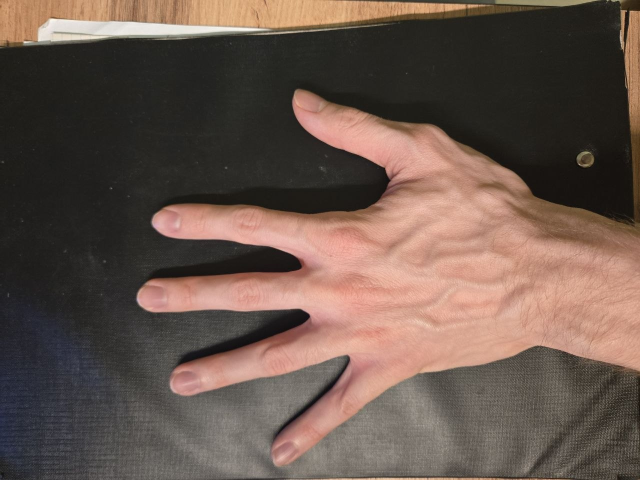
#> input picture seminars/seminar_06/data/hand_1.jpg, 1280 x 960 px, found by its file name (shown at 1/2 size); its folder holds only this picture in this run
$ jupyter execute --allow-errors Seminar_6.ipynb   (older library calls are emulated)
#> lines starting #> are read from the running program, lines starting #| are printed output that depends on the picture; after the words box and inside, x2 and y2 are one past the last pixel; in counts of white or black regions, pixels touching at a corner belong together
# Семинар 6 - Классические алгоритмы сегментации изображения и обнаружения объектов

**Данный семинар содержит ДЗ**

***

[cell 1]
import random as rng

import cv2
import numpy as np
import matplotlib.pyplot as plt

rng.seed(12345)

[cell 2]
# !mkdir -p data
# !wget https://github.com/opencv/opencv/raw/4.x/samples/data/cards.png -O data/cards.png

# Image Segmentation with Distance Transform and Watershed Algorithm

Источник - https://docs.opencv.org/3.4/d2/dbd/tutorial_distance_transform.html

В этом семинаре вы узнаете, как:

- Использовать `cv2.filter2D`, чтобы выполнить фильтрацию Лапласа для повышения резкости изображения.
- Использовать `cv2.distanceTransform`, чтобы получить производное представление двоичного изображения, где значение каждого пикселя заменяется его расстоянием до ближайшего пикселя фона.
- Использовать `cv2.watershed`, чтобы изолировать объекты на изображении от фона.

#> (a cell that did not finish here is left out)

#> (a cell that did not finish here is left out)

[cell 5]
# Create a kernel that we will use to sharpen our image
# an approximation of second derivative, a quite strong kernel
kernel = np.array(
    [[  1,  1,  1],
     [  1, -8,  1],
     [  1,  1,  1]], dtype=np.float32)
#> kernel = [[1, 1, 1], [1, -8, 1], [1, 1, 1]]
# do the laplacian filtering as it is
# well, we need to convert everything in something more deeper then CV_8U
# because the kernel has some negative values,
# and we can expect in general to have a Laplacian image with negative values
# BUT a 8bits unsigned int (the one we are working with) can contain values from 0 to 255
# so the possible negative number will be truncated
#> (the rest of this cell did not finish here and is left out)

### Бинаризация изображения

#> (a cell that did not finish here is left out)

### Distance transform

#> (a cell that did not finish here is left out)

#> (a cell that did not finish here is left out)

#> (a cell that did not finish here is left out)

### Алгоритм Watershed

#> (a cell that did not finish here is left out)

#> (a cell that did not finish here is left out)

# Домашнее задание: подсчет количества пальцев

**Это оцениваемое ДЗ**

Вам предлагается реализовать алгоритм, подсчитывающий количество пальцев.

Один из возможных вариантов решения:
- Получить бинаризованное изображение и найти контур руки;
- Построить выпуклый контур функцией `cv2.convexHull` - https://docs.opencv.org/3.4/d7/d1d/tutorial_hull.html
- Найти дефекты выпуклости контура функцией [`cv2.convexityDefects`](https://docs.opencv.org/3.4/d3/dc0/group__imgproc__shape.html#gada4437098113fd8683c932e0567f47ba)
- После некоторой фильтрации дефектов, их число будет напрямую коррелировать с числом пальцев.

**Требования:**
1. Продемонстрируйте работоспособность алгоритма на любом числе пальцев (от 0 до 5).
2. Используйте фото своей руки для демонстрации (предложенное фото лишь для отладки).

#> (a cell that did not finish here is left out)

[cell 13]
import math

def count_fingers(image_path):
    img = cv2.imread(image_path)
#> img is the input picture: shape (960, 1280, 3); mean B, G, R 77, 86.2, 104.5

    h, w = img.shape[:2]
#> h = 960; w = 1280
    img = img[50 : h-50, 100 : w-100]
#> img: shape (860, 1080, 3)

    img_draw = img.copy()

    hsv = cv2.cvtColor(img, cv2.COLOR_BGR2HSV)
#> hsv: shape (860, 1080, 3); mean H, S, V 22.4, 53, 107.3
    lower_skin = np.array([0, 50, 86])
    upper_skin = np.array([20, 255, 255])
    mask = cv2.inRange(hsv, lower_skin, upper_skin)
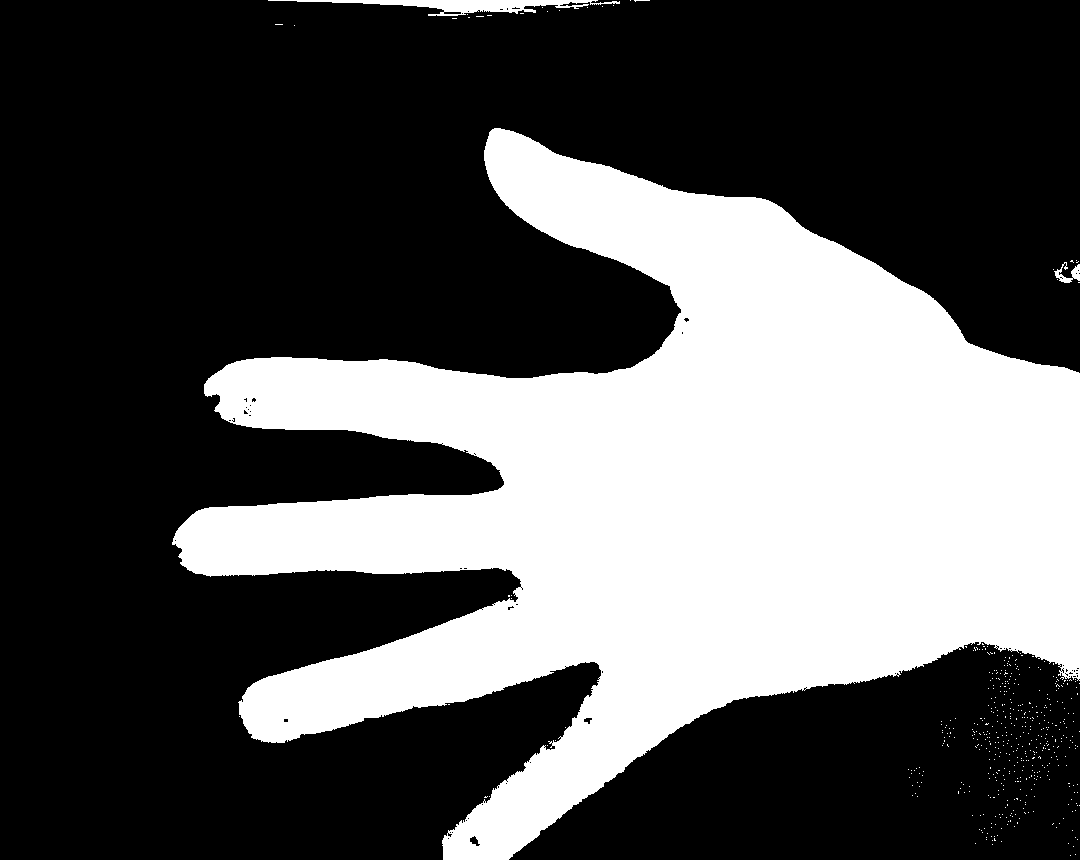
#> mask: shape (860, 1080); 34.1% white; 501 white regions (498 under 20 px), largest, box (x1, y1, x2, y2) and area: (172, 128, 1080, 860) 313532, (268, 0, 620, 16) 2179, (1054, 262, 1080, 283) 236

    kernel = cv2.getStructuringElement(cv2.MORPH_ELLIPSE, (5, 5))
    mask = cv2.morphologyEx(mask, cv2.MORPH_OPEN, kernel)
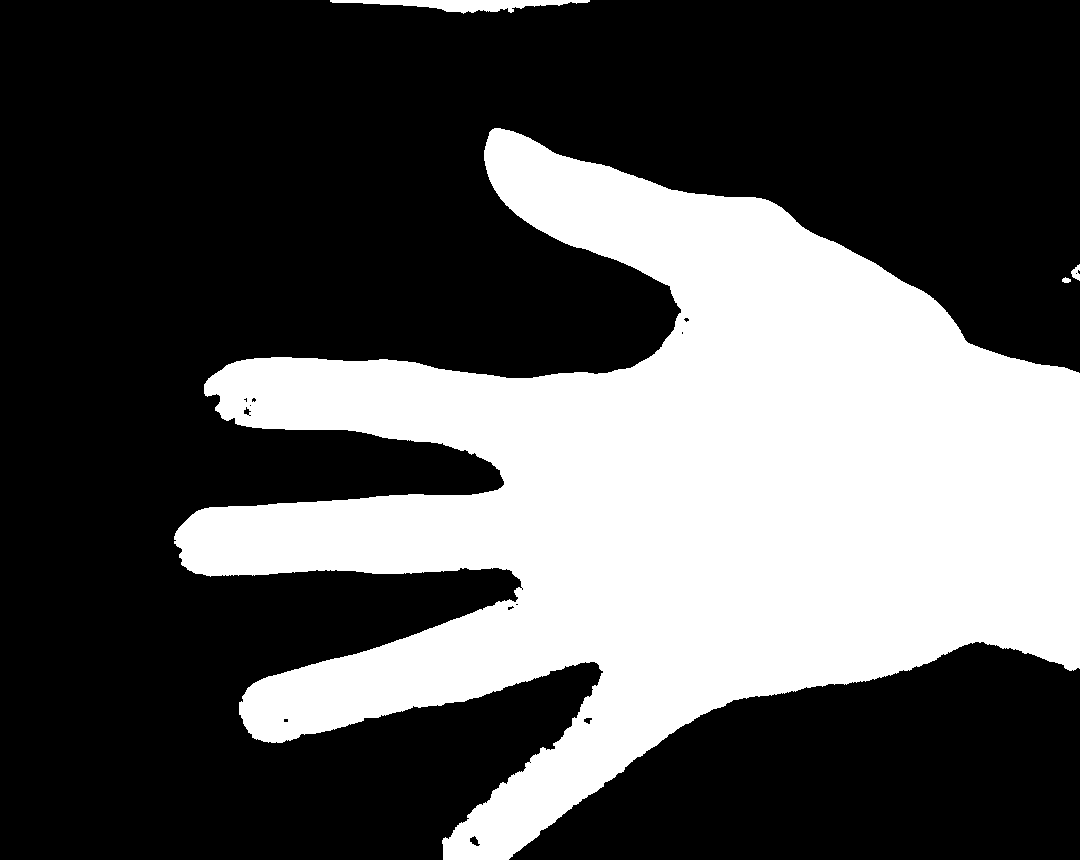
#> mask: shape (860, 1080); 33.9% white; 4 white regions, box (x1, y1, x2, y2) and area: (174, 128, 1080, 860) 312966, (330, 0, 590, 14) 1767, (1071, 264, 1080, 281) 92, (1062, 277, 1071, 283) 39
    mask = cv2.morphologyEx(mask, cv2.MORPH_CLOSE, kernel)
#> mask: shape (860, 1080); 33.9% white; 3 white regions

    contours, _ = cv2.findContours(mask, cv2.RETR_EXTERNAL, cv2.CHAIN_APPROX_SIMPLE)
#> contours = 3 contours; box (x1, y1, x2, y2) and area: (174, 128, 1080, 860) 311070, (330, 0, 590, 14) 1516, (1062, 264, 1080, 283) 110

    max_area = 0
    cnt = None
    for i in range(len(contours)):
        area = cv2.contourArea(contours[i])
        if area > max_area:
            max_area = area
            cnt = contours[i]
#> this loop made 3 passes
#> (area, max_area) on passes 1 to 2: (109.5, 109.5), (311069.5, 311069.5)
#> area on pass 3: 1515.5
#> after the loop, cnt = contour of 2108 points, box (x1, y1, x2, y2) (174, 128, 1080, 860), area 311070; max_area = 311069.5

    hull_indices = cv2.convexHull(cnt, returnPoints=False)
#> hull_indices = 23 values, max 2107 at index 0, min 0 at index 22, mean 1173.3
    hull_points = cv2.convexHull(cnt, returnPoints=True)
#> hull_points = contour of 23 points, box (x1, y1, x2, y2) (174, 128, 1080, 860), area 473524

    cv2.drawContours(img_draw, [cnt], -1, (0, 255, 0), 2)
    cv2.drawContours(img_draw, [hull_points], -1, (255, 0, 0), 2)
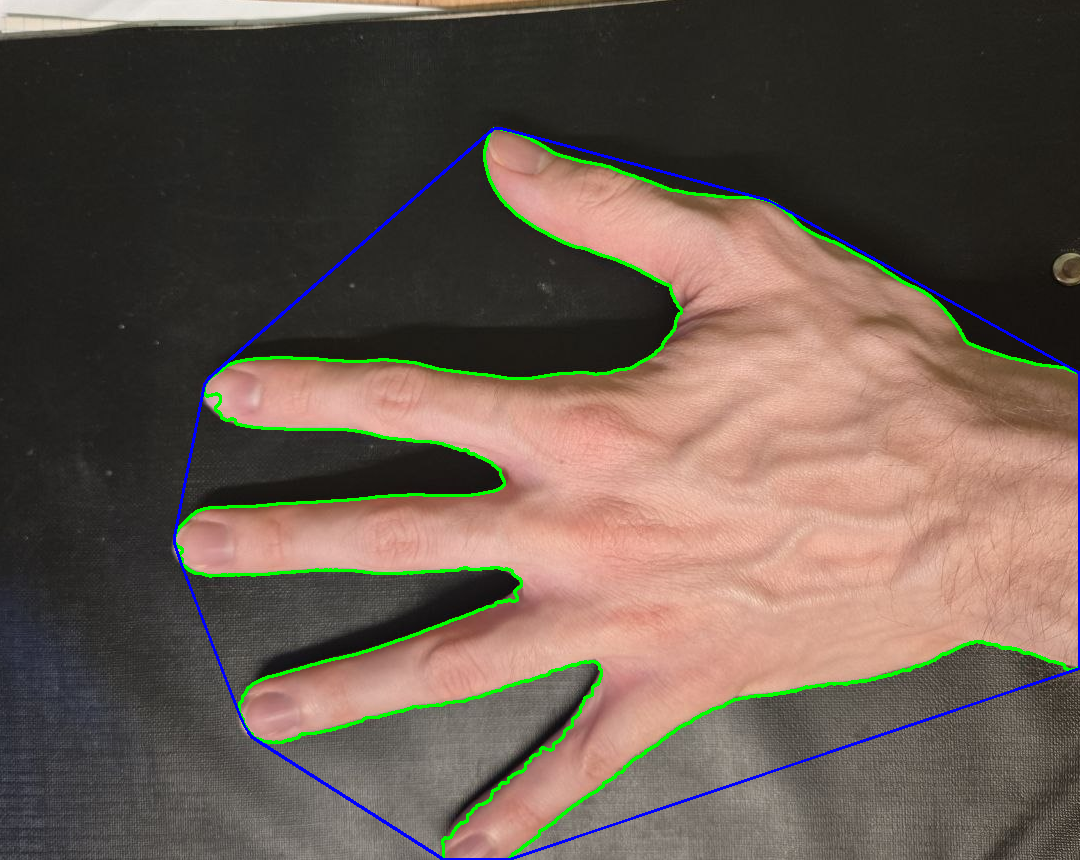
#> img_draw: shape (860, 1080, 3); mean B, G, R 79.6, 89.8, 104.7

    defects = cv2.convexityDefects(cnt, hull_indices)
#> defects = 18 rows, first 6: [0, 2, 1, 114], [2, 339, 214, 70651], [339, 343, 340, 142], [343, 548, 487, 80303], [549, 565, 557, 1457], [565, 899, 691, 79613]

    count_defects = 0

    if defects is not None:
        for i in range(defects.shape[0]):
            s, e, f, d = defects[i, 0]

            x1, y1 = cnt[s][0]
            x2, y2 = cnt[e][0]
            x0, y0 = cnt[f][0]

            a = math.sqrt((x2 - x1)**2 + (y2 - y1)**2)
            b = math.sqrt((x0 - x1)**2 + (y0 - y1)**2)
            c = math.sqrt((x2 - x0)**2 + (y2 - y0)**2)

            try:
                angle = math.acos((b**2 + c**2 - a**2) / (2 * b * c)) * 180 / math.pi
                if angle <= 90 and d > 10000:
                    count_defects += 1
                    cv2.circle(img_draw, (x0, y0), 8, (0, 0, 255), -1)
            except ValueError:
                pass
            except ZeroDivisionError:
                pass
#> this loop made 18 passes
#> (s, e, f, d, x1, y1, x2, y2) on passes 1 to 12: (0, 2, 1, 114, 494, 128, 492, 129), (2, 339, 214, 70651, 492, 129, 208, 378), (339, 343, 340, 142, 208, 378, 204, 384), (343, 548, 487, 80303, 204, 384, 174, 536), (549, 565, 557, 1457, 174, 543, 181, 564), (565, 899, 691, 79613, 181, 564, 239, 714), (899, 904, 903, 416, 239, 714, 243, 723), (904, 906, 905, 114, 243, 723, 244, 725), (906, 910, 909, 254, 244, 725, 248, 732), (910, 915, 914, 480, 248, 732, 252, 737), (915, 1300, 1123, 63586, 252, 737, 443, 859), (1301, 1759, 1486, 20537, 509, 859, 1079, 668)
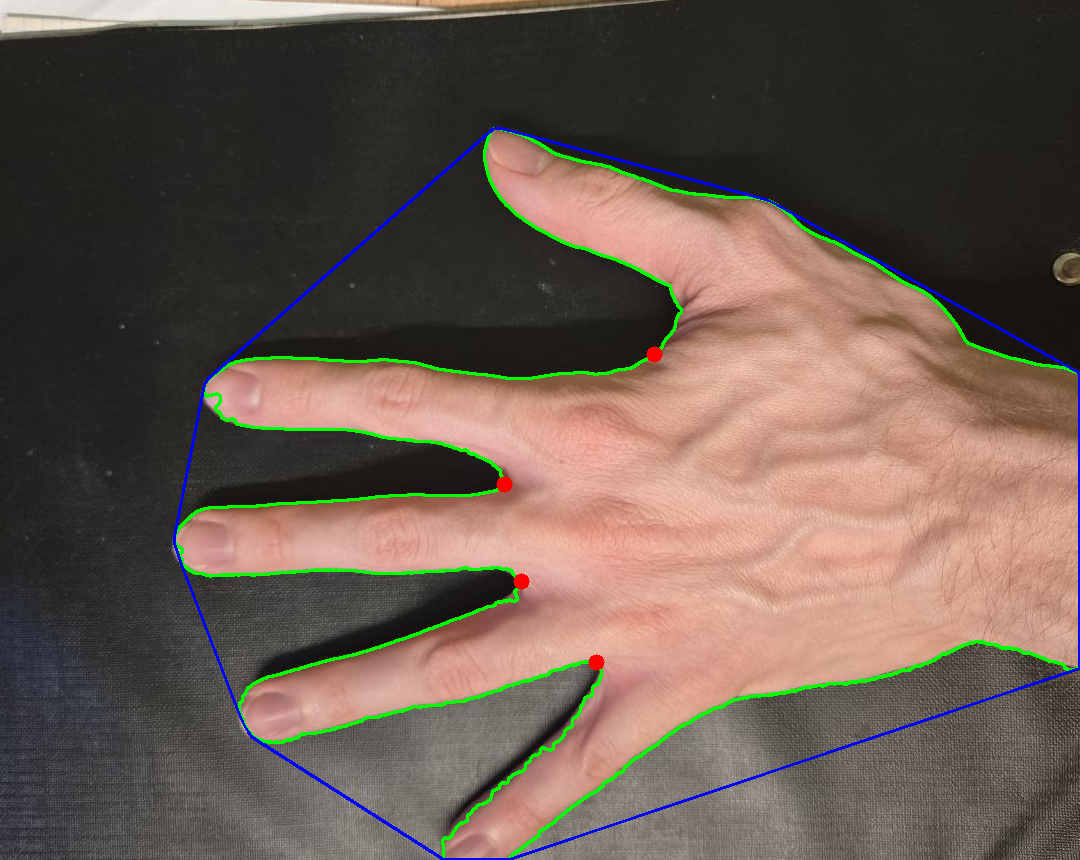
#> img_draw: shape (860, 1080, 3); 0.08% of pixels changed, all inside (x1, y1, x2, y2) = (496, 346, 663, 671)
#> after the loop, count_defects = 4

    fingers = 0

    if count_defects > 0:
        fingers = count_defects + 1
#> fingers = 5
    else:
        area = cv2.contourArea(cnt)
        hull_area = cv2.contourArea(hull_points)

        ratio = 0
        if hull_area != 0:
            ratio = area / hull_area

        if ratio > 0.84:
            fingers = 0
        else:
            fingers = 1

    cv2.putText(img_draw, f"Fingers: {fingers}", (50, 50),
                cv2.FONT_HERSHEY_SIMPLEX, 1.5, (255, 0, 0), 3)
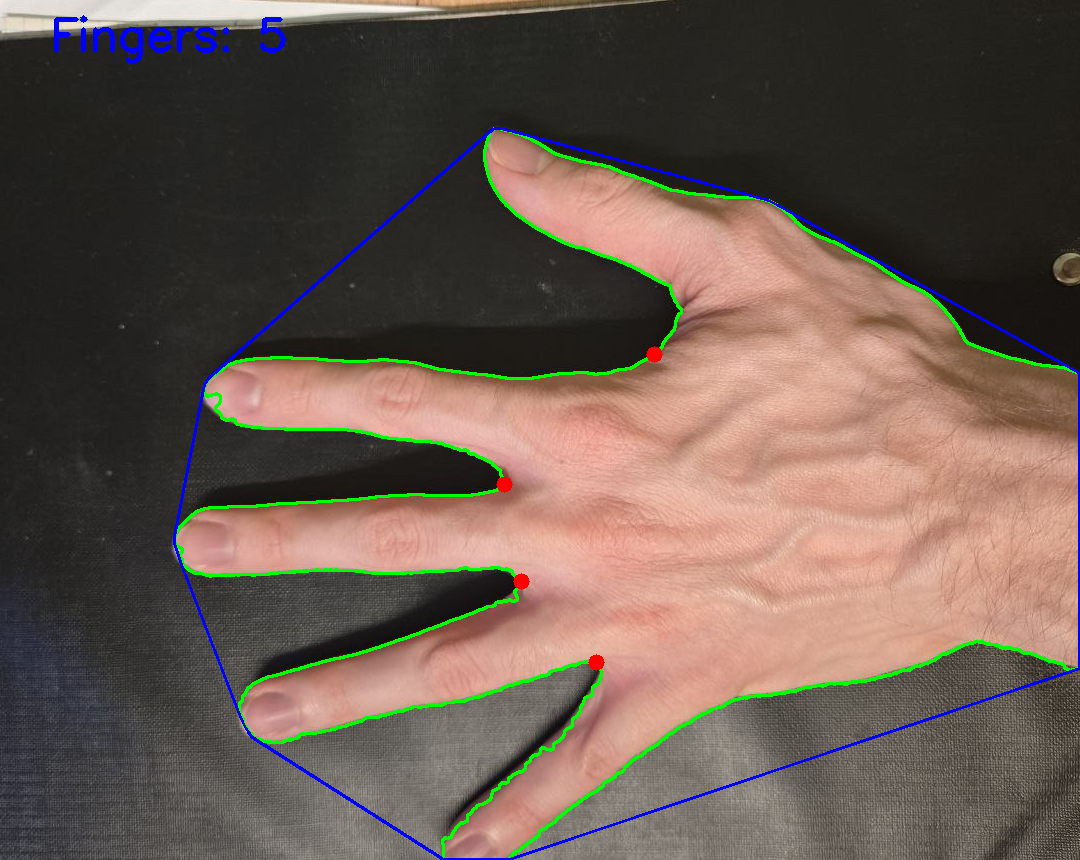
#> img_draw: shape (860, 1080, 3); 0.27% of pixels changed, all inside (x1, y1, x2, y2) = (54, 15, 286, 64)

    plt.figure(figsize=(10, 5))
    plt.subplot(1, 2, 1)
    plt.title('Оригинал')
    plt.imshow(cv2.cvtColor(img_draw, cv2.COLOR_BGR2RGB))
    plt.axis('off')

    plt.subplot(1, 2, 2)
    plt.title('Маска руки')
    plt.imshow(mask, cmap='gray')
    plt.axis('off')
    plt.show()
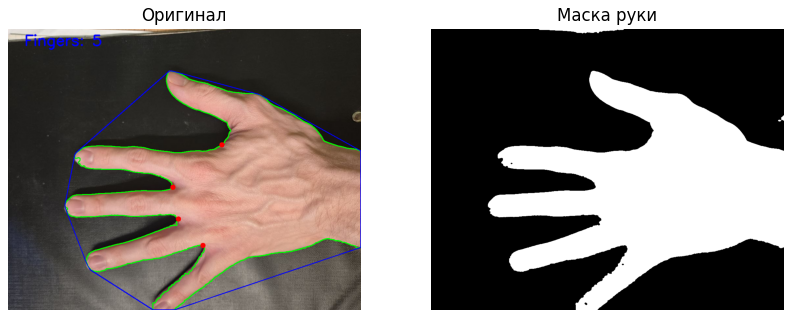
#> figure drawn by matplotlib, 2 panels
#| На фото hand_1.jpg распознано пальцев: 5

    return fingers

#> (a cell that did not finish here is left out)
